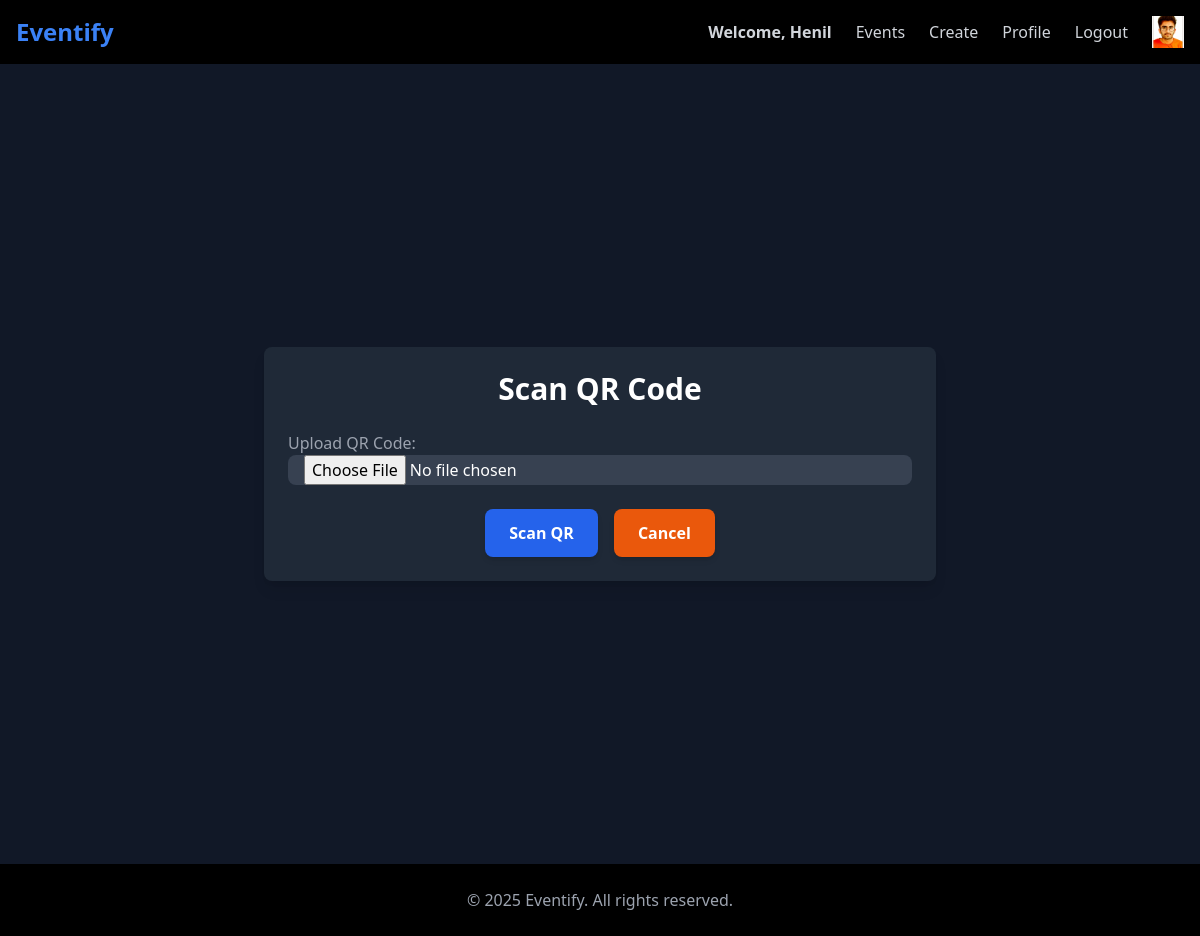
The page /event/scan_qr/ (signed in) on the database its author committed.
### user1/models.py (models this page shows, shortened)
class CustomUser(AbstractBaseUser, PermissionsMixin):
    email = models.EmailField(unique=True)  # Unique identifier
    name = models.CharField(max_length=50)
    phone_number = models.CharField(max_length=15, blank=True, null=True)
    profile_picture = models.ImageField(upload_to="profile_pics/", blank=True, null=True, default="profile_pics/default_profile.png")
    date_of_birth = models.DateField(blank=True, null=True)
    is_active = models.BooleanField(default=True)
    is_staff = models.BooleanField(default=False)  # Required for admin login
    objects = CustomUserManager()
    USERNAME_FIELD = "email"
    REQUIRED_FIELDS = ["name"]

### event/views.py (the view, shortened to what this page needs)
# urls.py: path("scan_qr/", views.scan_qr_code, name="scan_qr"), #20
@login_required
def scan_qr_code(request):
    return render(request, "event/scan_qr_code.html")

### event/templates/event/scan_qr_code.html (shortened to what this page needs)
{% extends 'layout.html' %}
{% block content %}
<div class="min-h-screen bg-gray-900 flex flex-col items-center justify-center">
    <div class="p-6 bg-gray-800 shadow-lg rounded-lg max-w-2xl w-full">
        <h2 class="text-3xl font-semibold text-white mb-6 text-center">Scan QR Code</h2>
        <form method="POST" enctype="multipart/form-data" class="space-y-6">
            <div class="flex flex-col">
                <label class="text-gray-400 font-medium">Upload QR Code:</label>
                <input type="file" name="qr_code" accept="image/*" required class="bg-gray-700 text-white border border-gray-600 rounded-lg px-4 py-2">
            </div>
            <div class="flex justify-center space-x-4">
                <button type="submit" class="bg-blue-600 hover:bg-blue-700 text-white font-semibold px-6 py-3 rounded-lg shadow-md">
                    Scan QR
                </button>
                <button type="button" onclick="goBack()" class="bg-orange-600 hover:bg-orange-700 text-white font-semibold px-6 py-3 rounded-lg shadow-md">
                    Cancel
                </button>
            </div>
        </form>
    </div>
</div>
{% endblock %}

### templates/layout.html (shortened to what this page needs)
{% load static tailwind_tags %}
{% load static %}
<!DOCTYPE html>
<html lang="en">
<head>
    {% tailwind_css %}
    <link rel="stylesheet" href="{% static 'style.css' %}">
</head>
<body class="bg-black text-white">
    <nav class="w-full bg-black shadow-md p-4 flex justify-between items-center">
        <h1 class="text-2xl font-bold text-blue-500">
            <a href="{% url 'event:home' %}">Eventify</a>
        </h1>
        <div class="flex items-center space-x-6 text-gray-300">
            {% if request.user.is_authenticated %}
                <a href="{% url 'event:home' %}" class="text-blue-400 font-semibold">Welcome, {{ request.user.name }}</span>
                <a href="{% url 'event:event_list' %}" class="hover:text-orange-400 font-medium">Events</a>
                <a href="{% url 'event:create_event' %}" class="hover:text-orange-400 font-medium">Create</a>
                <a href="{% url 'event:profile' %}" class="hover:text-orange-400 font-medium">Profile</a>
                <form method="POST" action="{% url 'logout' %}" class="inline">
                    <button type="submit" onclick="return confirmLogout()"
                            class="hover:text-red-400 font-medium">
                        Logout
                    </button>
                </form>
                <img src="{{ request.user.profile_picture.url }}" alt="Profile"
                    class="rounded-full border border-gray-500 object-cover"
                    style="width: 32px; height: 32px;">
            {% else %}
                <a href="{% url 'login' %}" class="hover:text-orange-400 font-medium">Login</a>
            {% endif %}
        </div>
    </nav>
    {% block content %}{% endblock %}
    <footer class="w-full bg-black p-6 space-y-6 text-center text-gray-400">
        © 2025 Eventify. All rights reserved.
    </footer>
</body>
</html>

### static/style.css (style rules this page uses)
body { background-color: rgb(23, 23, 26); color: rgb(137, 139, 141); }
h1 { text-align: center; font-size: 2em; }

### rows shown on the page
CustomUser: user.name "Henil", user.profile_picture (picture)
